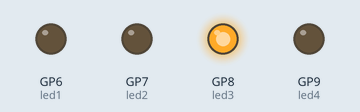
A program run on a simulated Raspberry Pi Pico running MicroPython. Shown: output pins drawn as LEDs (lit = HIGH). What the program prints to the serial console is not drawn.

Above: at 0.25 s.
At 0.6 s:
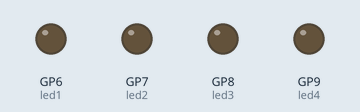
At 1.25 s:
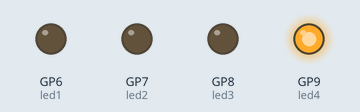
At 1.85 s:
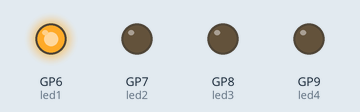
At 2.85 s:
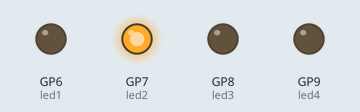
Timing chart, 0 to 3.1 s (numbered marks = the images above):
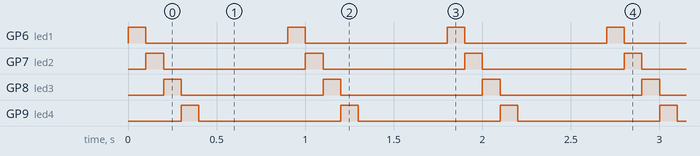

Measured:
- by itself, GP6 (led1), GP7 (led2), GP8 (led3), GP9 (led4): alternates HIGH for 0.10 s and LOW for 0.80 s
- by itself, everything shown: repeats every 0.90 s, in 5 steps

The program:

test.py
```python
from machine import Pin
from utime import sleep

class Screen:
  def __init__(self):
    self.setup()

  def setup(self):
    self.led1 = Pin(6, Pin.OUT)
    self.led2 = Pin(7, Pin.OUT)
    self.led3 = Pin(8, Pin.OUT)
    self.led4 = Pin(9, Pin.OUT)

  def run(self):
    leds = [self.led1, self.led2, self.led3, self.led4]

    while True:
      for myled in leds:
        myled.toggle()
        sleep(0.1)
        myled.toggle()
      sleep(0.5)

print("Starting....")
scr = Screen()
scr.run()
```
